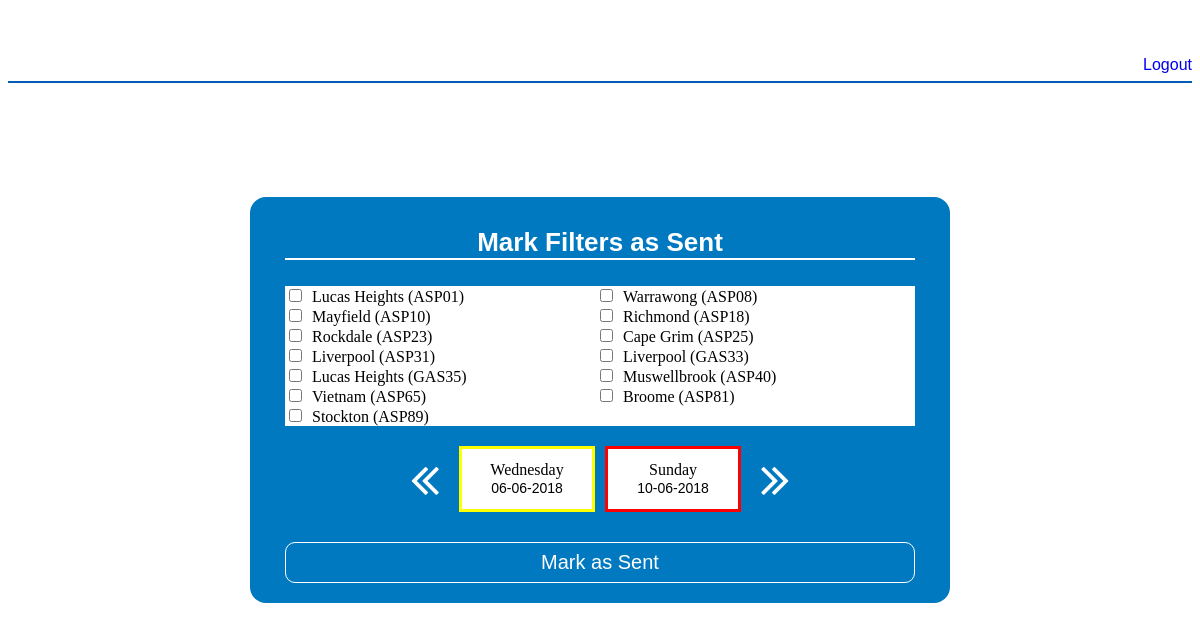
The page /MarkSentFilters.php (signed in) on the database its author committed.
### tables this page shows
CREATE TABLE IF NOT EXISTS `sites` (
  `SiteID` int(11) NOT NULL,
  `siteName` varchar(45) DEFAULT NULL,
  `type` varchar(45) DEFAULT NULL,
  PRIMARY KEY (`SiteID`)
);

### MarkSentFilters.php (the view, shortened to what this page needs)
<?php
    require_once("db_connect.php");
    $Sitequery = 'SELECT * FROM sites';
    $SiteResult = mysqli_query($connection, $Sitequery);
?>
<!DOCTYPE html>
<html lang="en">
    <head>
        <link rel="stylesheet" href="CSS/styles.css">
        <link rel="stylesheet" href="CSS/font-awesome/css/font-awesome.min.css">
    </head>
    <body>
        <div class = "secondBarContainer">
            <div class = "secondBar">
                <div class = "rightDiv">
                    <a href="logoff.php" style = "font-family:helvetica;">Logout</a>
                </div>
            </div>
        </div>
        <div class = "navSpacer"></div>
        <div id = "Form" class = "container-ansto fully-centered-known-size" style = "width:700px;">
            <div class = "row">
                <p class = "H190Width">Mark Filters as Sent</p>
            </div>
            <form action = "MarkSentResults.php" method = "POST">
                <?php
                    if($SiteResult){
                        echo '<div id = "sites" class = "width-90 container-white">';
                        while ($row = mysqli_fetch_array($SiteResult)) {
                            if($row['SiteID'] < 10) {
                                $siteCode = " (".$row['type']."0".$row['SiteID'].")";
                                echo '<div class = "fill-half-width"><input type = "checkbox" name = "site[]" value = "'.$row['type'].' 0'.$row['SiteID'].'">'.$row['siteName'].$siteCode.'</div>';
                            } else {
                                $siteCode = " (".$row['type'].$row['SiteID'].")";
                                echo '<div class = "fill-half-width"><input type = "checkbox" name = "site[]" value = "'.$row['type'].' '.$row['SiteID'].'">'.$row['siteName'].$siteCode.'</div>';
                            }
                        }
                        echo "</div>";
                    }
                ?>
                <div class = "centeredContent">
                    <i class="fa fa-angle-double-left awesome-icon" aria-hidden="true" onclick = "PrevWeek();"></i>
                    <div class = "day-container" style = "border-color: yellow; margin-left:20px;">
                        <div class = "vertically-aligned">
                            <p class = "no-outer-spaces">Wednesday</p>
                            <input type = "text" id = "wedDate" name = "wedDate" value = "" style = "font-family: Arial; font-size: 14px; border-style:none; width:90%; text-align:center;" readonly>
                        </div>
                    </div>
                    <div class = "day-container" style = "border-color: red; margin-right:20px;">
                        <div class = "vertically-aligned">
                            <p class = "no-outer-spaces">Sunday</p>
                            <input type = "text" id = "sunDate" name = "sunDate" value = "" style = "font-family: Arial; font-size: 14px; border-style:none; width:90%; text-align:center;" readonly>
                        </div>
                    </div>
                    <i class="fa fa-angle-double-right awesome-icon" aria-hidden="true" onclick = "NextWeek();"></i>
                </div>
                <div class = "strip" id = "markStrip">
                    <input type = "Submit" class = "btn-ansto width-90" style = " margin-bottom:20px; margin-top:20px; font-size:20px;" value = "Mark as Sent">
                </div>
            </form>
        </div>
    </body>
</html>

### CSS/styles.css (style rules this page uses)
.secondBarContainer { position: fixed; padding-left: 8px; padding-right: 8px; left: 0px; right: 0px; background: white; margin-top: 48px; z-index: 1; }
.secondBar { height: 25px; width: 100%; border-bottom: 2px solid; border-color: #005eb8; }
.secondBar a { text-decoration: none; color: #0000EE; }
.rightDiv { display: inline-block; float: right; }
.navSpacer { width: 100%; height: 75px; }
.fully-centered-known-size { position: absolute; left: 50%; top: 50%; transform:translate(-50%, -50%); }
.centeredContent { display: table; margin: 0 auto; margin-top: 10px; background-color: #0079c0; position: relative; }
.strip { position: relative; width: 100%; }
.container-ansto { background-color: #0079c0; border-radius: 16px; }
.container-white { background-color: white; }
input[type="checkbox"] { margin-right: 10px; }
.width-90 { width: 90%; margin-left: 5%; }
.awesome-icon { font-size: 50px !important; color: white; vertical-align: middle; }
.btn-ansto { border-style: none; border-radius: 10px; padding: 8px; font-family: Arial; color: white; background-color: #0079c0; border: 1px solid white; }
a { text-decoration: none; color: #0000EE; }
.H190Width,.H290Width, .H290Width-left { width: 90%; margin-left: 5%; font-size: 26px; text-align: center; background-color: #0079c0; font-family: Arial; margin-top: 30px; color: white; border-bottom: 2px solid white; font-weight: bold; }
.day-container { background-color: white; vertical-align: middle; width: 130px; height: 60px; text-align: center; border: 3px solid; display: inline-block; margin: 10px 5px; font-size: 16px; }
.fill-half-width { width: 50%; padding: 0; margin-right: -4px; display: inline-block; }
.row { width: 100%; }
.vertically-aligned { position: relative; top: 50%; transform: translateY(-50%); }
.no-outer-spaces { margin: 0px; padding: 0px; }

### rows shown on the page
sites: siteName "Lucas Heights", siteCode "(ASP01)"
sites: siteName "Warrawong", siteCode "(ASP08)"
sites: siteName "Mayfield", siteCode "(ASP10)"
sites: siteName "Richmond", siteCode "(ASP18)"
sites: siteName "Rockdale", siteCode "(ASP23)"
sites: siteName "Cape Grim", siteCode "(ASP25)"
sites: siteName "Liverpool", siteCode "(ASP31)"
sites: siteName "Liverpool", siteCode "(GAS33)"
sites: siteName "Lucas Heights", siteCode "(GAS35)"
sites: siteName "Muswellbrook", siteCode "(ASP40)"
sites: siteName "Vietnam", siteCode "(ASP65)"
sites: siteName "Broome", siteCode "(ASP81)"
sites: siteName "Stockton", siteCode "(ASP89)"
